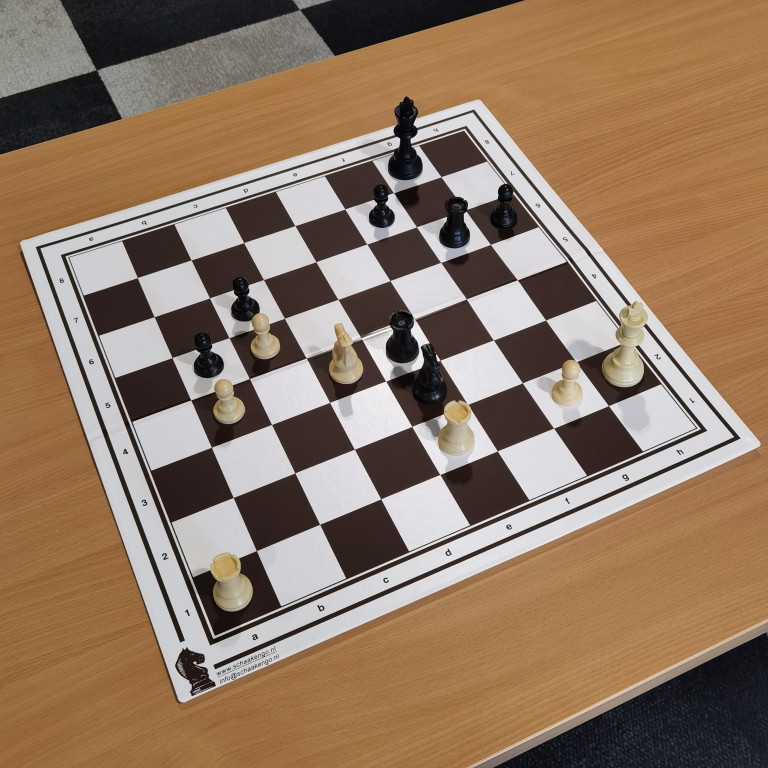
#> input picture images/1.jpg, 3072 x 3072 px (shown at 1/4 size)
$ python -i detect_board.py   (imports and definitions only)
#> lines starting #> are read from the running program, lines starting #| are printed output that depends on the picture; after the words box and inside, x2 and y2 are one past the last pixel; in counts of white or black regions, pixels touching at a corner belong together
import cv2
import numpy as np
import os
import json

# === Setup Paths ===
imagesDir = './'
outputDir = './output_images9/'

# [2 lines not run here, left out]

# === Load Image Paths from JSON ===
def json_to_path(json_file):
    path_list = []
    with open(json_file, 'r') as f:
        data = json.load(f)
        for row in data["images"]:
            path_list.append(row["path"])
    return path_list

# === Order the 4 points (used for perspective transform) ===
def order_points(pts):
    pts = pts.reshape(4, 2)
    rect = np.zeros((4, 2), dtype="float32")
    s = pts.sum(axis=1)
    rect[0] = pts[np.argmin(s)]  # Top-left
    rect[2] = pts[np.argmax(s)]  # Bottom-right
    diff = np.diff(pts, axis=1)
    rect[1] = pts[np.argmin(diff)]  # Top-right
    rect[3] = pts[np.argmax(diff)]  # Bottom-left
    return rect

# === Detect and Extract Top-Down Board ===
def transform_image(img_path, output_name):
#> called with img_path = 'images/1.jpg', output_name = 'out.png'
    img = cv2.imread(img_path)
#> img is the input picture: shape (3072, 3072, 3); mean B, G, R 99.5, 120.5, 144.4
    orig = img.copy()
    gray = cv2.cvtColor(img, cv2.COLOR_BGR2GRAY)
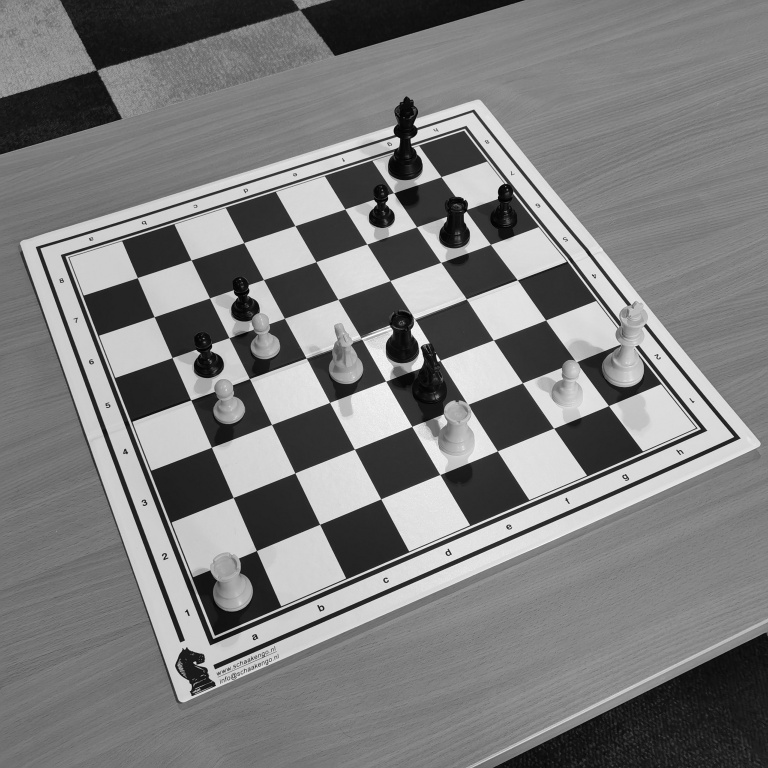
#> gray: shape (3072, 3072) (shown at 1/4 size); min 0, max 255, mean 125.3

    blur = cv2.GaussianBlur(gray, (5, 5), 0)
    _, binary = cv2.threshold(blur, 150, 255, cv2.THRESH_BINARY_INV + cv2.THRESH_OTSU)
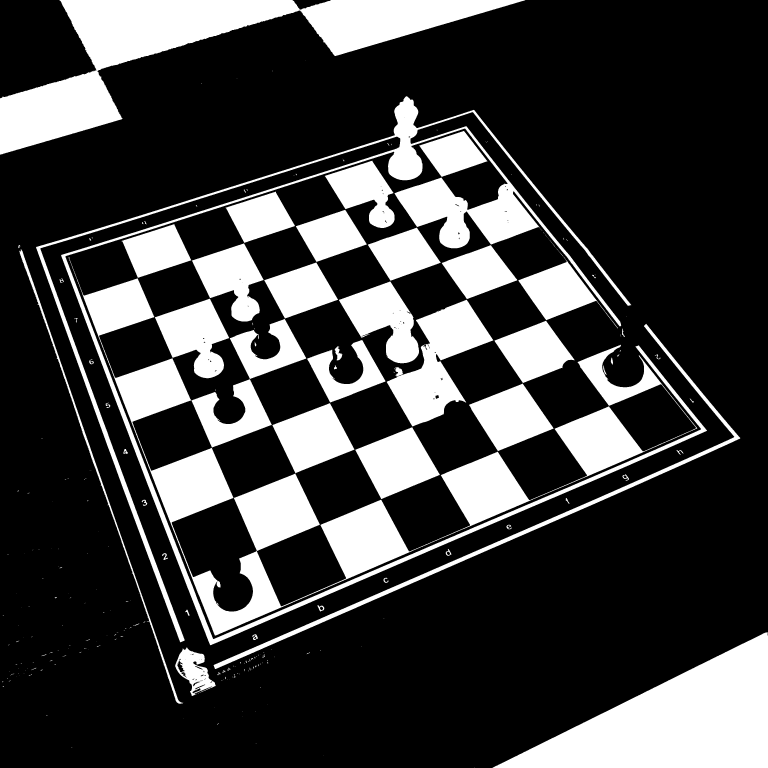
#> binary: shape (3072, 3072) (shown at 1/4 size); 24.6% white; 260 white regions (177 under 20 px)

    contours, _ = cv2.findContours(binary, cv2.RETR_EXTERNAL, cv2.CHAIN_APPROX_SIMPLE)
#> contours = 260 contours, 198 with area under 20; largest, box (x1, y1, x2, y2) and area: (274, 1028, 2789, 2542) 452860, (0, 0, 2101, 619) 351162, (1970, 2528, 3072, 3072) 300558, (144, 385, 2828, 2581) 248970, (1547, 1199, 1973, 1706) 90864
    contours = sorted(contours, key=cv2.contourArea, reverse=True)

    for cnt in contours:
        epsilon = 0.02 * cv2.arcLength(cnt, True)
        approx = cv2.approxPolyDP(cnt, epsilon, True)

        if len(approx) == 4:
            board_contour = approx
            break
    else:
        print(f"No board found in {img_path}")
        cv2.imwrite(os.path.join(outputDir, output_name), img)
        return
#> this loop made 6 passes

    rect = order_points(board_contour)
#> in order_points, `pts = pts.reshape(4, 2)`: pts = [[1648, 1709], [1421, 1799], [1525, 1995], [1758, 1899]]
#> in order_points, `s = pts.sum(axis=1)`: s = [3357, 3220, 3520, 3657]
#> in order_points, `diff = np.diff(pts, axis=1)`: diff = [61, 378, 470, 141]
#> rect = [[1421, 1799], [1648, 1709], [1758, 1899], [1525, 1995]]
    dst_size = 800
    dst_pts = np.array([
        [0, 0],
        [dst_size - 1, 0],
        [dst_size - 1, dst_size - 1],
        [0, dst_size - 1]
    ], dtype="float32")

    M = cv2.getPerspectiveTransform(rect, dst_pts)
#> M = [[4.17, -2.21, -1945], [2.01, 5.07, -11973.5], [4.32e-06, 0.00025, 1]]
    warped = cv2.warpPerspective(orig, M, (dst_size, dst_size))
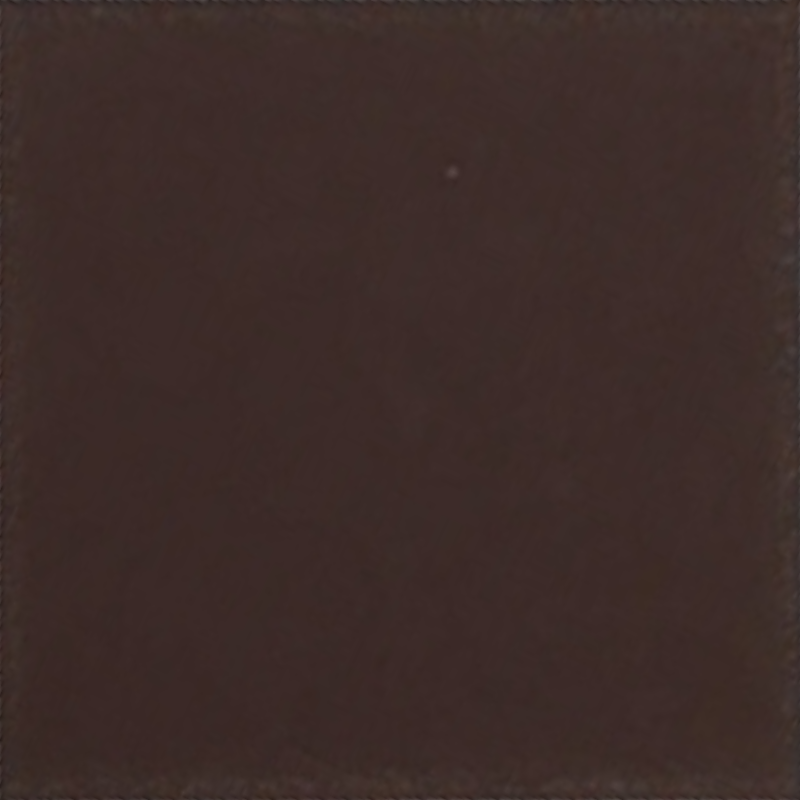
#> warped: shape (800, 800, 3); mean B, G, R 41.1, 44, 61

    # Save the top-down view
    output_path = os.path.join(outputDir, output_name)
    cv2.imwrite(output_path, warped)
    print(f"Saved top-down view: {output_name}")

    # Detect and draw pieces
    #detect_pieces_on_board(warped)

# [60 lines left out: functions detect_pieces_on_board, read_images, not called in this run]

# === MAIN ===
# [1 line that did not run here, left out]
# [1 line not run here, left out]

>>> result = transform_image('images/1.jpg', 'out.png')
